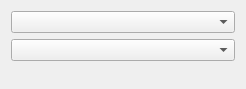
<ui version="4.0" >
 <class>WordTypeWidget</class>
 <widget class="QWidget" name="WordTypeWidget" >
  <property name="geometry" >
   <rect>
    <x>0</x>
    <y>0</y>
    <width>246</width>
    <height>89</height>
   </rect>
  </property>
  <layout class="QVBoxLayout" >
   <item>
    <widget class="QComboBox" name="wordTypeComboBox" />
   </item>
   <item>
    <widget class="QComboBox" name="subWordTypeComboBox" />
   </item>
   <item>
    <spacer>
     <property name="orientation" >
      <enum>Qt::Vertical</enum>
     </property>
     <property name="sizeHint" >
      <size>
       <width>20</width>
       <height>40</height>
      </size>
     </property>
    </spacer>
   </item>
  </layout>
 </widget>
 <resources/>
 <connections/>
</ui>
